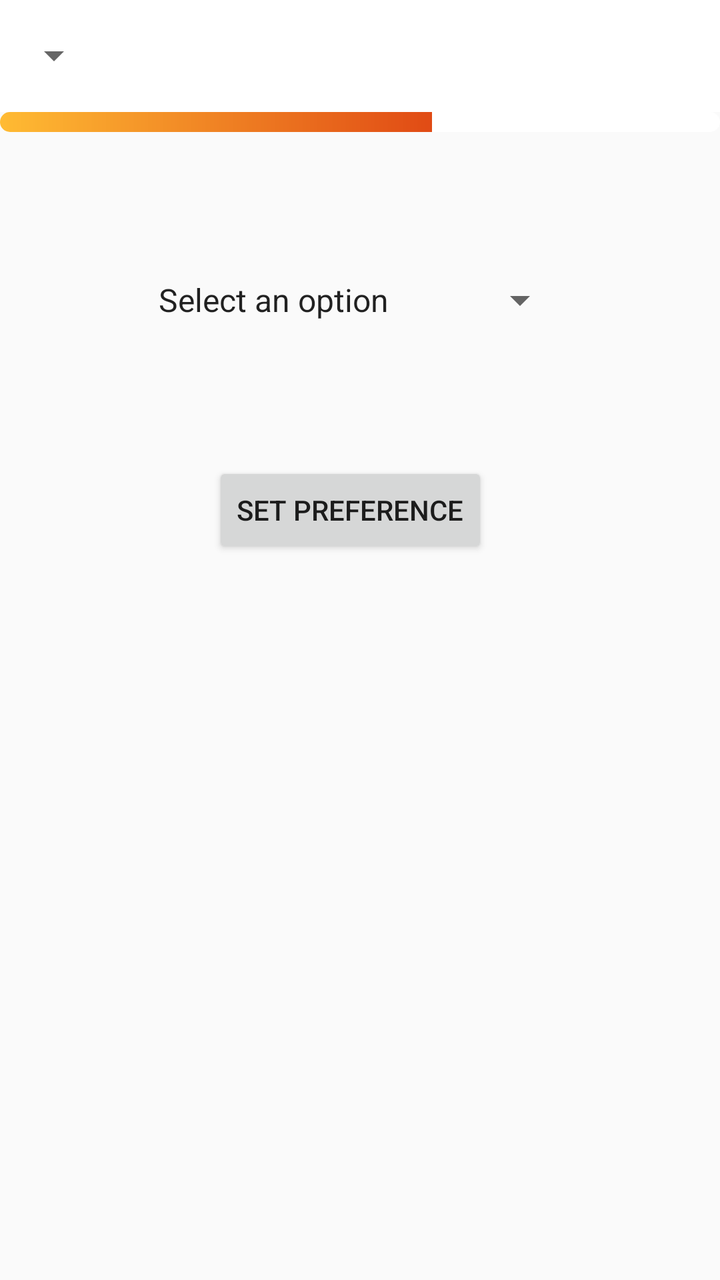
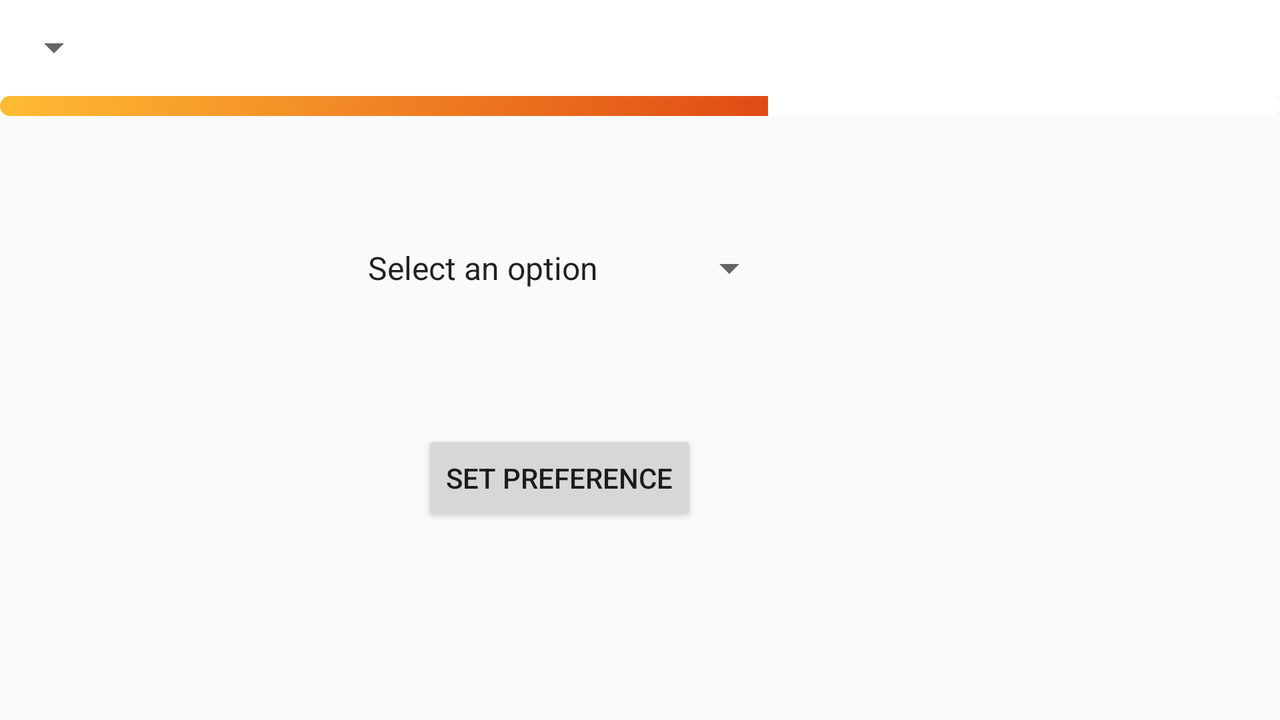

An Android layout and its configuration variant, each rendered on a device that would load it. The default file and the variant file are quoted in full after the pictures.
<!-- AndroidManifest.xml: application theme AppTheme -->
<!-- res/layout/preference_page_layout.xml -->
<?xml version="1.0" encoding="utf-8"?>
<RelativeLayout xmlns:android="http://schemas.android.com/apk/res/android"
    xmlns:app="http://schemas.android.com/apk/res-auto"
    xmlns:tools="http://schemas.android.com/tools"
    android:layout_width="match_parent"
    android:layout_height="match_parent"
    tools:context="com.example.hp.imageprocessing.PreferencePage">

    <include
        android:id="@+id/toolbar"
        layout="@layout/toolbar"
        android:layout_width="420dp"
        android:layout_height="wrap_content"
        android:layout_alignParentStart="true"
        android:layout_alignParentTop="true" />


    <ProgressBar xmlns:tools="http://schemas.android.com/tools"
        android:id="@+id/progressbar"
        style="?android:attr/progressBarStyleHorizontal"
        android:layout_width="match_parent"
        android:layout_height="10dp"
        android:layout_below="@+id/toolbar"
        android:progressDrawable="@drawable/gradientprogressbar"
        tools:progress="60" />

    <RelativeLayout
        android:layout_width="match_parent"
        android:layout_height="match_parent"
        android:layout_below="@+id/progressbar"
        android:layout_alignParentStart="true">

        <Spinner
            android:id="@+id/pref_spinner"
            android:layout_width="wrap_content"
            android:layout_height="50dp"
            android:entries="@array/preference"
            android:layout_marginEnd="76dp"
            android:layout_alignParentTop="true"
            android:layout_alignParentEnd="true"
            android:layout_marginTop="59dp" />

        <Button
            android:id="@+id/btn_preference"
            android:layout_width="wrap_content"
            android:layout_height="wrap_content"
            android:layout_marginTop="56dp"
            android:text="Set Preference"
            android:layout_below="@+id/pref_spinner"
            android:layout_alignStart="@+id/pref_spinner"
            android:layout_marginStart="35dp" />


    </RelativeLayout>

</RelativeLayout>
<!-- res/layout/toolbar.xml (included above) -->
<?xml version="1.0" encoding="utf-8"?>
<android.support.v7.widget.Toolbar xmlns:android="http://schemas.android.com/apk/res/android"
    android:id="@+id/toolbar"
    android:layout_width="match_parent"
    android:layout_height="wrap_content"
    android:background="@android:color/white">

    <TextView
        android:id="@+id/toolbar_title"
        android:layout_width="wrap_content"
        android:layout_height="wrap_content"
        style="@style/TextAppearance.AppCompat.Widget.ActionBar.Title"
        android:layout_gravity="center" />

    <Spinner
        android:id="@+id/categorySpinner"
        android:layout_width="35dp"
        android:layout_height="wrap_content"
        android:layout_marginLeft="2dp"
        android:foreground="@drawable/menusymbol"
        android:entries="@array/items"
        android:paddingTop="2dp"
        android:paddingBottom="2dp"
        android:textSize="20sp"
        android:textColor="#0d0c0c"
        android:popupBackground="@android:color/white"
        android:gravity="left"/>

</android.support.v7.widget.Toolbar>
<!-- resources referenced by this layout -->
<resources>
  <string-array name="items">
          <item>Search By People</item>
          <item>Search By Place</item>
          <item>Search By Date</item>
          <item>Search By Month</item>
          <item>Search By Favourites</item>
          <item>Set Preference</item>
      </string-array>
  <string-array name="preference">
          <item>Select an option</item>
          <item>Search By People</item>
          <item>Search By Place</item>
          <item>Search By Date</item>
          <item>Search By Favourites</item>
      </string-array>
  <!-- drawable gradientprogressbar (drawable) -->
  <?xml version="1.0" encoding="utf-8"?>
  <layer-list xmlns:android="http://schemas.android.com/apk/res/android">
  
      <item android:id="@android:id/background">
          <shape>
              <corners android:radius="5dp"/>
              <solid android:color="#fff"/>
          </shape>
      </item>
  
      <item android:id="@android:id/progress">
          <clip>
              <shape>
                  <corners android:radius="5dp"/>
                  <gradient
                      android:endColor="@android:color/holo_red_dark"
                      android:startColor="@android:color/holo_orange_light"
                      />
              </shape>
          </clip>
      </item>
  
  </layer-list>
  <!-- drawable menusymbol: jpg bitmap (drawable-xhdpi, 1774 bytes) -->
  <style name="AppTheme" parent="Theme.AppCompat.Light.NoActionBar">
          
          <item name="colorPrimary">@color/colorPrimary</item>
          <item name="colorPrimaryDark">@color/colorPrimaryDark</item>
          <item name="colorAccent">@color/colorAccent</item>
          <item name="android:actionOverflowButtonStyle">@style/MyActionButtonOverflow</item>
  
      </style>
  <color name="colorPrimary">#ffffff</color>
  <color name="colorPrimaryDark">#303f9f</color>
  <color name="colorAccent">#FF4081</color>
  <style name="MyActionButtonOverflow" parent="android:style/Widget.Holo.Light.ActionButton.Overflow">
          <item name="android:src">@drawable/search_action</item>
      </style>
  <!-- drawable search_action: png bitmap (drawable-hdpi, 634 bytes) -->
</resources>
<!-- res/layout-land/preference_page_layout.xml (the repository's variant of the layout above) -->
<!-- drawn on the phone turned sideways -->
<?xml version="1.0" encoding="utf-8"?>
<RelativeLayout xmlns:android="http://schemas.android.com/apk/res/android"
    xmlns:app="http://schemas.android.com/apk/res-auto"
    xmlns:tools="http://schemas.android.com/tools"
    android:layout_width="match_parent"
    android:layout_height="match_parent"
    tools:context="com.example.hp.imageprocessing.PreferencePage">

    <include
        android:id="@+id/toolbar"
        layout="@layout/toolbar"
        android:layout_width="match_parent"
        android:layout_height="wrap_content"
        android:layout_alignParentStart="true"
        android:layout_alignParentTop="true" />


    <ProgressBar xmlns:tools="http://schemas.android.com/tools"
        android:id="@+id/progressbar"
        style="?android:attr/progressBarStyleHorizontal"
        android:layout_width="match_parent"
        android:layout_height="10dp"
        android:layout_below="@+id/toolbar"
        android:progressDrawable="@drawable/gradientprogressbar"
        tools:progress="60" />

    <RelativeLayout
        android:layout_width="match_parent"
        android:layout_height="match_parent"
        android:layout_below="@+id/progressbar"
        android:layout_alignParentStart="true">

        <Spinner
            android:id="@+id/pref_spinner"
            android:layout_width="wrap_content"
            android:layout_height="50dp"
            android:entries="@array/preference"
            android:layout_marginTop="51dp"
            android:layout_alignParentTop="true"
            android:layout_alignParentStart="true"
            android:layout_marginStart="176dp" />

        <Button
            android:id="@+id/btn_preference"
            android:layout_width="wrap_content"
            android:layout_height="wrap_content"
            android:layout_marginTop="56dp"
            android:text="Set Preference"
            android:layout_below="@+id/pref_spinner"
            android:layout_alignStart="@+id/pref_spinner"
            android:layout_marginStart="35dp" />


    </RelativeLayout>

</RelativeLayout>
